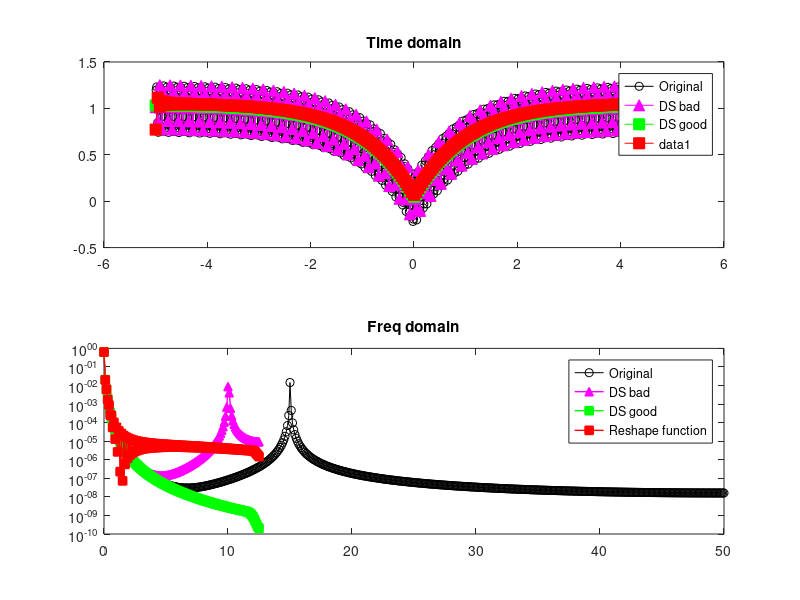

MATLAB code to generate this figure:
clear, clf
%% Downsample

%% laplace distribution
srate = 100;
tv = -5:1/srate:5;
npnts = length(tv);

laplace= 1-exp(-abs(tv));
fastsine = .25*sin(2*pi*tv*15);

%combine into one signal
signal  = laplace + fastsine;

%fft 
hzo = linspace(0,srate/2,floor(npnts/2)+1);
signalo_pow = abs(fft(signal)/npnts).^2;
signalo_pow = signalo_pow(1:length(hzo));

figure(1),clf
subplot(211)
plot(tv,signal,'ko-')
title('Time domain')

subplot(212)
plot(hzo,signalo_pow,'ko-')
title('Freq domain')
set(gca,'xlim',[0 50],'YScale','log')

%% downsample 
% Option 1: downsample by a factor

dnsampleFactor = 4;
newSrate = srate/dnsampleFactor;
newTv = -5:1/newSrate:5;
newPnts = length(newTv);

% 1.1: Downsample without lowpass filter (bad idea!)
signal_dsB = signal(1:dnsampleFactor:end);

hz_ds = linspace(0,newSrate/2,floor(newPnts/2)+1);
signal_dsB_pow = abs(fft(signal_dsB)/newPnts).^2;
signal_dsB_pow = signal_dsB_pow(1:length(hz_ds));

% 1.2: Downsample with lowpass filter (Good idea!)
fkern = fir1(14*newSrate/2, (newSrate/2)/(srate/2));
fsignal = filtfilt(fkern,1,signal);

signal_dsG = fsignal(1:dnsampleFactor:end);

signal_dsG_pow = abs(fft(signal_dsG)/newPnts).^2;
signal_dsG_pow = signal_dsG_pow(1:length(hz_ds));

fsignal_pow = abs(fft(fsignal)/npnts).^2;
fsignal_pow = fsignal_pow(1:length(hz_ds));


% plot in the time domain
subplot(211), hold on
plot(newTv,.02+signal_dsB,'m^-','markersize',8,'markerfacecolor','m')
plot(newTv,.04+signal_dsG,'gs-','markersize',8,'markerfacecolor','g')
legend({'Original';'DS bad';'DS good'})

% plot in the frequency domain
subplot(212), hold on
plot(hz_ds,signal_dsB_pow,'m^-','linew',1,'markerfacecolor','m','markeredgecolor','m')
plot(hz_ds,signal_dsG_pow,'gs-','linew',1,'markerfacecolor','g','markeredgecolor','g')



%% Shortcut

[p,q] = rat(newSrate/srate);
signal_dsM = resample(signal,p,q);
signal_dsM_pow = abs(fft(signal_dsM)/newPnts).^2;
signal_dsM_pow = signal_dsM_pow(1:length(hz_ds));

% and plot it.
subplot(211)
plot(newTv,.06+signal_dsM,'rs-','markersize',8,'markerfacecolor','r')

subplot(212)
plot(hz_ds,signal_dsM_pow,'rs-','linew',1,'markerfacecolor','r','markeredgecolor','r')
legend({'Original';'DS bad';'DS good';'Reshape function'})















